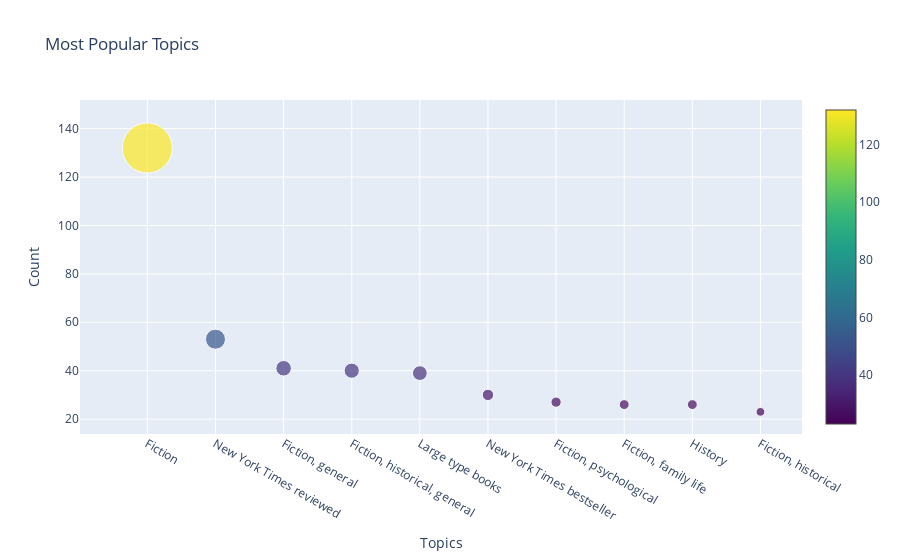

Notebook source saved alongside this figure:
### Code cell
import plotly.graph_objects as go
from collections import Counter

def visualize_popular_topics(topics_dict, num_topics=10):
    # Flatten the list of topics from the dictionary
    all_topics = [topic for topics in topics_dict.values() for topic in topics]
    
    # Count the occurrences of each topic
    topic_counts = Counter(all_topics)
    
    # Get the most common topics
    top_topics = topic_counts.most_common(num_topics)
    
    # Extract the topic labels and counts
    labels, counts = zip(*top_topics)
    
    # Create the bubble plot
    fig = go.Figure(data=go.Scatter(
        x=labels,
        y=counts,
        mode='markers',
        marker=dict(
            size=counts,
            sizemode='diameter',
            sizeref=max(counts) / 50,  # Adjust the size scaling factor as needed
            color=counts,
            colorscale='Viridis',  # Choose a desired color scale
            showscale=True
        )
    ))
    
    # Customize the plot layout
    fig.update_layout(
        title='Most Popular Topics',
        xaxis=dict(title='Topics'),
        yaxis=dict(title='Count'),
        showlegend=False
    )
    
    # Display the plot
    fig.show()

# Assuming 'topics_list' is the dictionary with title-topic mappings
visualize_popular_topics(topics)

### Figure 1 — Plotly figure (JSON) as saved in the notebook; plotly's stock layout.template omitted (floating-point values rounded to 4 significant figures)
{"data": [{"marker": {"color": [132, 53, 41, 40, 39, 30, 27, 26, 26, 23], "colorscale": [[0, "#440154"], [0.1111, "#482878"], [0.2222, "#3e4989"], [0.3333, "#31688e"], [0.4444, "#26828e"], [0.5556, "#1f9e89"], [0.6667, "#35b779"], [0.7778, "#6ece58"], [0.8889, "#b5de2b"], [1, "#fde725"]], "showscale": true, "size": [132, 53, 41, 40, 39, 30, 27, 26, 26, 23], "sizemode": "diameter", "sizeref": 2.64}, "mode": "markers", "type": "scatter", "x": ["Fiction", "New York Times reviewed", "Fiction, general", "Fiction, historical, general", "Large type books", "New York Times bestseller", "Fiction, psychological", "Fiction, family life", "History", "Fiction, historical"], "y": [132, 53, 41, 40, 39, 30, 27, 26, 26, 23]}], "layout": {"showlegend": false, "title": {"text": "Most Popular Topics"}, "xaxis": {"title": {"text": "Topics"}}, "yaxis": {"title": {"text": "Count"}}}}
